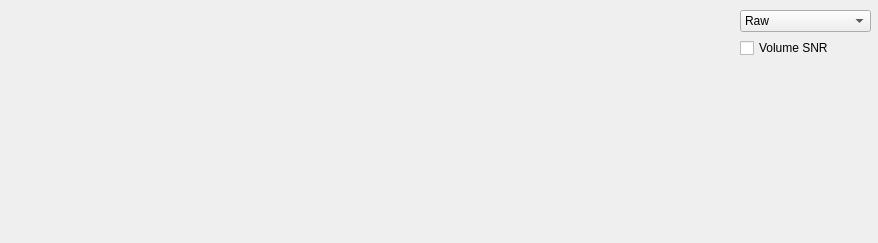
<?xml version="1.0" encoding="UTF-8"?>
<ui version="4.0">
 <class>rtQA</class>
 <widget class="QWidget" name="rtQA">
  <property name="geometry">
   <rect>
    <x>0</x>
    <y>0</y>
    <width>878</width>
    <height>243</height>
   </rect>
  </property>
  <property name="windowTitle">
   <string>RTQA</string>
  </property>
  <widget class="QWidget" name="layoutWidget">
   <property name="geometry">
    <rect>
     <x>10</x>
     <y>10</y>
     <width>721</width>
     <height>221</height>
    </rect>
   </property>
   <layout class="QVBoxLayout" name="layoutPlot1"/>
  </widget>
  <widget class="QComboBox" name="comboBox">
   <property name="geometry">
    <rect>
     <x>740</x>
     <y>10</y>
     <width>131</width>
     <height>22</height>
    </rect>
   </property>
   <property name="currentText">
    <string>Raw</string>
   </property>
   <item>
    <property name="text">
     <string>Raw</string>
    </property>
   </item>
   <item>
    <property name="text">
     <string>Processed</string>
    </property>
   </item>
  </widget>
  <widget class="QCheckBox" name="snrVolCheckBox">
   <property name="geometry">
    <rect>
     <x>740</x>
     <y>40</y>
     <width>121</width>
     <height>16</height>
    </rect>
   </property>
   <property name="text">
    <string>Volume SNR</string>
   </property>
  </widget>
 </widget>
 <resources/>
 <connections/>
</ui>
